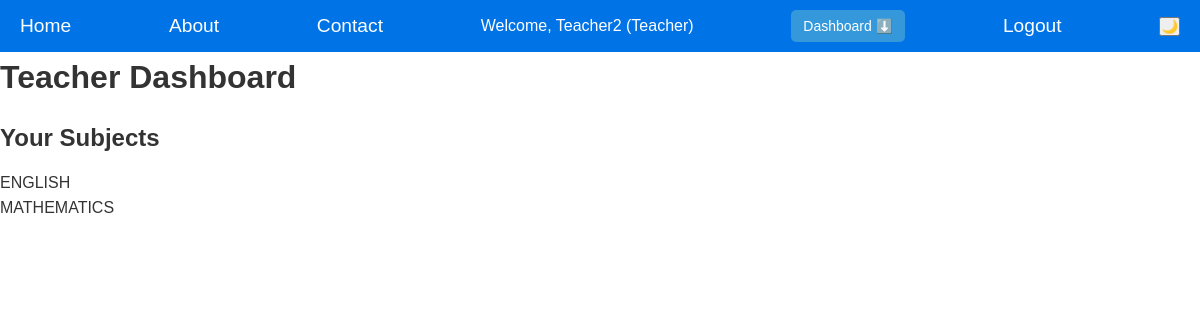
Screenshot of /teacher-dashboard/ (signed in) with the database file from the repository.
### core/models.py (models this page shows, shortened)
class User(AbstractUser):
    ROLE_CHOICES = [
        ('admin', 'Admin'),
        ('teacher', 'Teacher'),
        ('student', 'Student'),
        ('parent', 'Parent'),
        ('staff', 'Non-Academic Staff'),
    ]
    role = models.CharField(max_length=20, choices=ROLE_CHOICES, default='student')

class Subject(models.Model):
    name = models.CharField(max_length=100)
    teacher = models.ForeignKey(settings.AUTH_USER_MODEL, on_delete=models.CASCADE, limit_choices_to={'role': 'teacher'})
    classes = models.ManyToManyField(Class, related_name='subject_classes')

### core/views.py (the view)
# urls.py: path('teacher-dashboard/', views.teacher_dashboard, name='teacher_dashboard'),
@login_required
@user_passes_test(is_teacher)
def teacher_dashboard(request):
    subjects = Subject.objects.filter(teacher=request.user)
    return render(request, 'core/teacher_dashboard.html', {'subjects': subjects})

### core/views.py (called while the page is built)
def is_teacher(user):
    return user.role == 'teacher'

### core/templates/core/teacher_dashboard.html (shortened to what this page needs)
{% extends 'core/base.html' %}
{% block content %}
    <h1>Teacher Dashboard</h1>
    <h2>Your Subjects</h2>
    <ul>
        {% for subject in subjects %}
            <li>{{ subject.name }}</li>
        {% endfor %}
    </ul>
{% endblock %}

### core/templates/core/base.html (shortened to what this page needs)
{% load static %}
<!DOCTYPE html>
<html lang="en">
<head>
    <link rel="stylesheet" href="{% static 'css/styles.css' %}">
</head>
<body class="light-mode">
    <nav>
        <a href="{% url 'home' %}">Home</a>
        <a href="{% url 'about' %}">About</a>
        <a href="{% url 'contact' %}">Contact</a>
        {% if user.is_authenticated %}
            <span>Welcome, {{ user.username }} ({{ user.role|default:"User"|title }})</span>
            <div class="dropdown">
                <button class="dropbtn">Dashboard ⬇️</button>
            </div>
            <a href="{% url 'logout' %}">Logout</a>
        {% else %}
            <a href="{% url 'login' %}">Login</a>
            <a href="{% url 'register' %}">Register</a>
        {% endif %}
        <button id="theme-toggle">🌙</button>
    </nav>
    <main>
        {% block content %}{% endblock %}
    </main>
</body>
</html>

### core/static/css/styles.css (style rules this page uses)
* { margin: 0; padding: 0; box-sizing: border-box; }
:root { --background-light: #fff; --text-light: #333; --background-dark: #222; --text-dark: #f4f4f4; --primary-color: #0073e6; --secondary-color: #005bb5; --border-color-light: #ccc; --border-color-dark: #555; }
body { background: var(--background-light); color: var(--text-light); font-family: Arial, sans-serif; line-height: 1.6; transition: background 0.3s, color 0.3s; }
nav { display: flex; justify-content: space-between; align-items: center; padding: 10px 20px; background: var(--primary-color); color: white; }
nav a { color: white; text-decoration: none; font-size: 1.2rem; }
h1, h2, h3, h4, h5, h6 { margin-bottom: 0.5em; color: var(--text-light); }
a { color: var(--primary-color); text-decoration: none; transition: color 0.3s; }
.dropdown { display: inline-block; position: relative; }
.dropbtn { background: #3498db; color: white; padding: 8px 12px; font-size: 14px; border: none; cursor: pointer; border-radius: 5px; }

### rows the page displays
User: username "Teacher2", role "Teacher"
Subject: name "ENGLISH"
Subject: name "MATHEMATICS"
